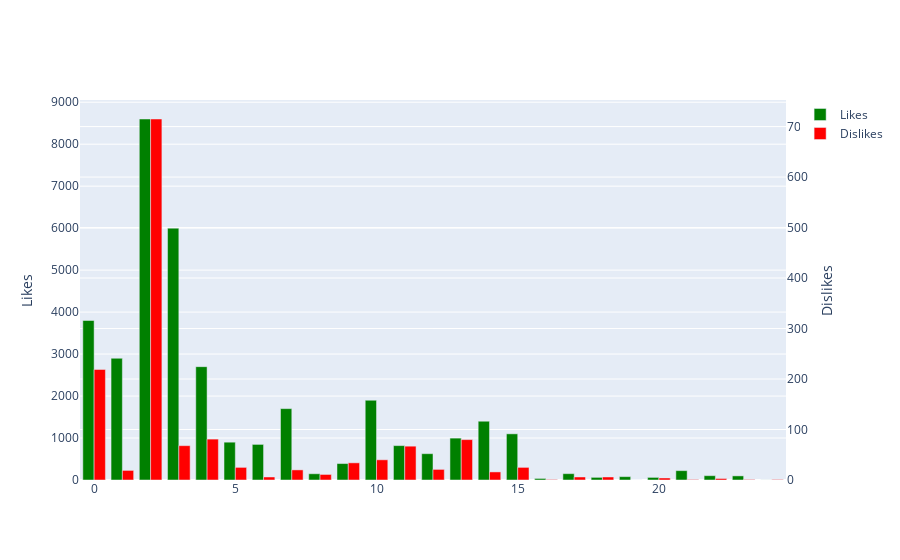

The notebook cell this image was saved under:
### Markdown cell above
# Likes vs Dislikes

### Code cell
import plotly.graph_objects as go
vids = [x for x in range(25)]


fig = go.Figure(
    data=[
        go.Bar(name='Likes', x=vids, y=[df1.Likes[y] for y in range(25)], yaxis='y', marker_color='green', offsetgroup=1),
        go.Bar(name='Dislikes', x=vids, y=[df1.Dislikes[y] for y in range(25)], yaxis='y2', marker_color='red', offsetgroup=2)
    ],
    layout={
        'yaxis': {'title': 'Likes'},
        'yaxis2': {'title': 'Dislikes', 'overlaying': 'y', 'side': 'right'}
    }
)

# Change the bar mode
fig.update_layout(barmode='group')
fig.show()

### Figure 1 — Plotly figure (JSON) as saved in the notebook; plotly's stock layout.template omitted (floating-point values rounded to 4 significant figures)
{"data": [{"marker": {"color": "green"}, "name": "Likes", "offsetgroup": "1", "type": "bar", "x": [0, 1, 2, 3, 4, 5, 6, 7, 8, 9, 10, 11, 12, 13, 14, 15, 16, 17, 18, 19, 20, 21, 22, 23, 24], "y": [3800, 2900, 8600, 6000, 2700, 901, 848, 1700, 149, 392, 1900, 819, 627, 998, 1400, 1100, 37, 151, 63, 80, 62, 223, 103, 98, 1], "yaxis": "y"}, {"marker": {"color": "red"}, "name": "Dislikes", "offsetgroup": "2", "type": "bar", "x": [0, 1, 2, 3, 4, 5, 6, 7, 8, 9, 10, 11, 12, 13, 14, 15, 16, 17, 18, 19, 20, 21, 22, 23, 24], "y": [219, 19, 715, 68, 81, 25, 6, 20, 11, 34, 40, 67, 21, 80, 16, 25, 1, 6, 6, 0, 4, 1, 3, 1, 1], "yaxis": "y2"}], "layout": {"barmode": "group", "yaxis": {"title": {"text": "Likes"}}, "yaxis2": {"overlaying": "y", "side": "right", "title": {"text": "Dislikes"}}}}
